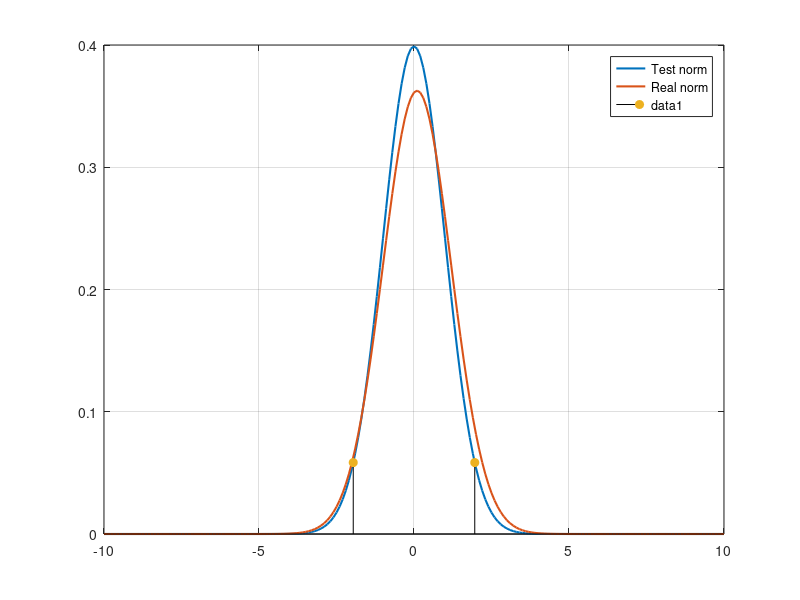

This figure's MATLAB source:
clc,clear,close all

rng(1)

num = 1000;
mu_bar = 0.1;
sigma_bar =1.1;
data = sigma_bar*randn(1,num)+mu_bar;

mu = 0;
sigma = 1;
[h,p,ci,zval] = ztest(data,mu,sigma)

disp((mean(data)-mu)/(sigma/sqrt(num)))

figure
hold(gca,"on"),box(gca,"on"),grid(gca,"on")
x = -10:0.1:10;
plot(x,normpdf(x,mu,sigma),"LineWidth",1.5,"DisplayName","Test norm")
plot(x,normpdf(x,mu_bar,sigma_bar),"LineWidth",1.5,"DisplayName","Real norm")
low_alpha = norminv(0.025,0,1);
stem([low_alpha,-low_alpha], ...
    [normpdf(low_alpha),normpdf(-low_alpha)],"filled","Color","k");
legend();

pp = 2*normcdf(-abs(zval),0,1)

mean(data)+sigma*low_alpha/sqrt(num)
mean(data)-sigma*low_alpha/sqrt(num)
